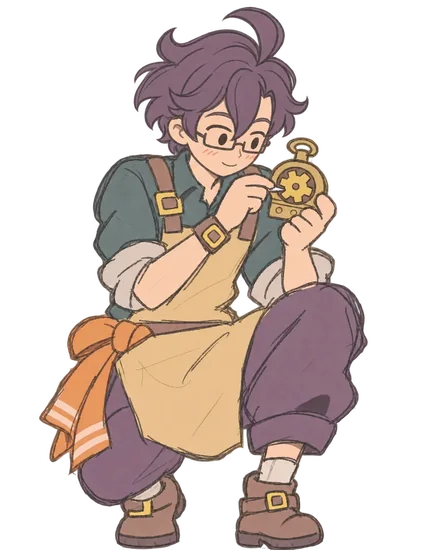
#> input picture assets/source/working.webp, 440 x 550 px, found by its file name
$ python prepare-images.py ../assets/source/working.webp
#> lines starting #> are read from the running program, lines starting #| are printed output that depends on the picture
"""ポートフォリオ（AMZ-jpcslr/Portfolio）の画像を、README用に縮小して assets/source/ へ保存します。

一度だけ手動で実行します（Pillowが必要）。
    python3 scripts/prepare-images.py ../Portfolio/site
"""
import sys
from pathlib import Path
from PIL import Image

site = Path(sys.argv[1])
out = Path(__file__).resolve().parent.parent / 'assets' / 'source'
out.mkdir(parents=True, exist_ok=True)

def save(src, name, size, crop=None, quality=82):
#> called with src = 'assets/workshop/working.webp', name = 'working.webp', size = (440, 550), quality = 84
    im = Image.open(site / src)
#> im is the input picture: PIL image 440x550 RGBA; mean R, G, B, A 79.5, 64.9, 58.5, 113.2
    if crop:  # 指定の縦横比で上寄せに切り抜く
        w, h = im.size
        tw = min(w, int(h * crop))
        th = int(tw / crop)
        left = (w - tw) // 2
        im = im.crop((left, 0, left + tw, th))
    im.thumbnail(size, Image.LANCZOS)
    im.save(out / name, 'WEBP', quality=quality, method=6)
    print(name, im.size, (out / name).stat().st_size)
#| working.webp (440, 550) 43186

save('assets/workshop/working.webp', 'working.webp', (440, 550), quality=84)
save('assets/workshop/guide.webp', 'guide.webp', (360, 347), quality=84)
#> call 2 of save, with src = 'assets/workshop/guide.webp', name = 'guide.webp', size = (360, 347), quality = 84
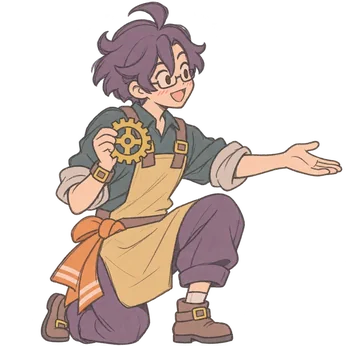
#> input picture assets/source/guide.webp, 360 x 346 px, found by its file name
#> in save, im is the input picture: PIL image 360x346 RGBA; mean R, G, B, A 67.8, 55.4, 49.9, 92.8
#| guide.webp (360, 346) 26920
works = {
    'mania': 'assets/works/mania.webp', 'career': 'assets/works/career.webp',
    'stream': 'assets/works/stream.webp', 'voice': 'interaction-demos/media/voice.jpg',
    'weather': 'assets/works/weather.webp', 'moral': 'recordings/media/moral.jpg',
    'proxy': 'recordings/media/proxy.jpg', 'soccer': 'recordings/media/soccer.jpg',
}
for slug, src in works.items():
    save(src, f'work-{slug}.webp', (520, 360), crop=520 / 360, quality=74)
#> call 3 of save, with src = 'assets/works/mania.webp', name = 'work-mania.webp', size = (520, 360), crop = 1.44, quality = 74
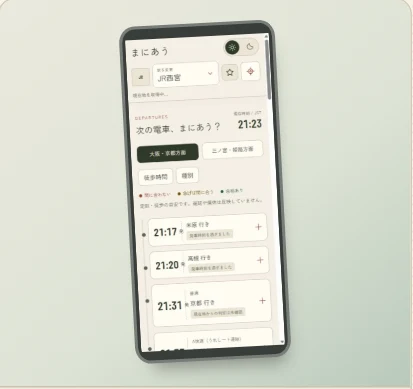
#> input picture assets/workshop/mania.webp, 413 x 389 px, found by its file name
#> in save, im is the input picture: PIL image 413x389 RGB; mean R, G, B 217.2, 220, 208
#> in save (call 3), `im = im.crop((left, 0, left + tw, th))`:
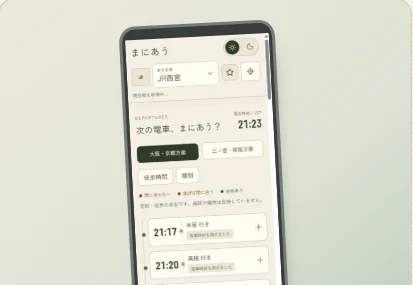
#> im: PIL image 413x285 RGB; mean R, G, B 220.5, 222.2, 210.4
#> (the run stopped early here; a loop or call above may not have finished)
